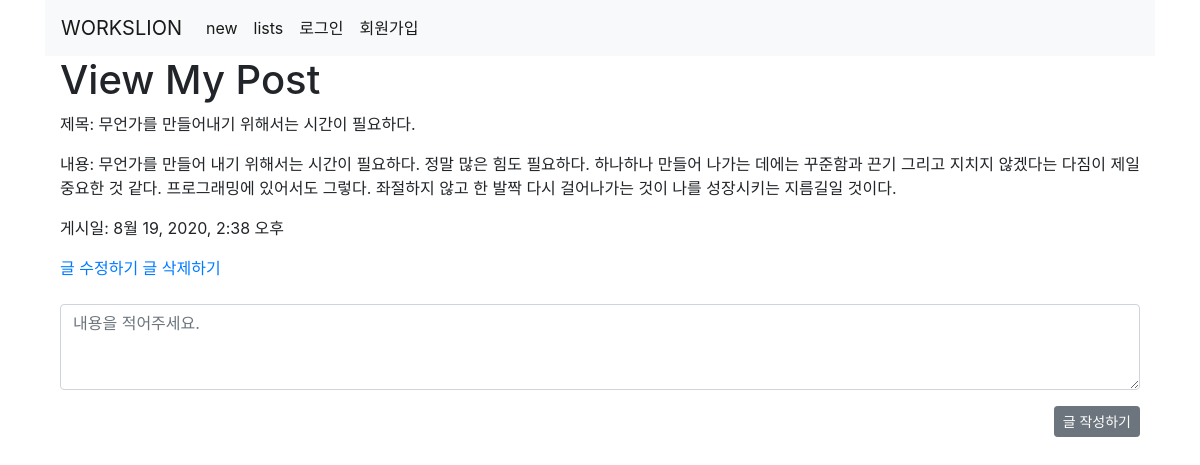
Before: /post/1/ with the older database file.
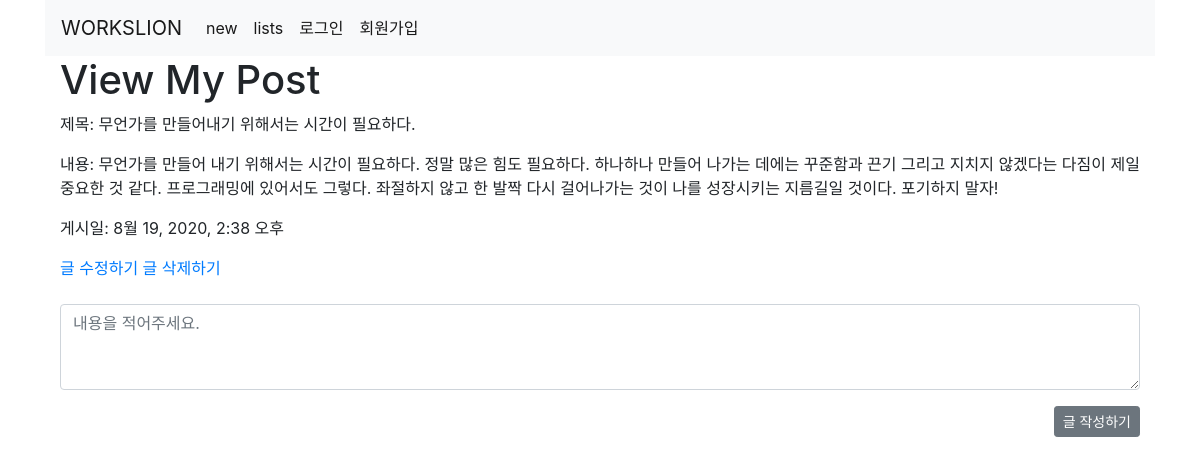
After: the same page with the newer database file.
### post/models.py (models this page shows, shortened)
class Post(models.Model):
    title = models.CharField(max_length=100)
    content = models.TextField()
    post_active = models.BooleanField(default=False)
    created_at = models.DateTimeField(auto_now_add=True)

### post/views.py (the view)
# urls.py: path('<int:post_id>/', views.detail, name='detail'),
def detail(request, post_id):
    post = Post.objects.get(id=post_id)
    comment = Comment.objects.filter(post=post_id)
    context = {
        'post' : post,
        'comment' : comment
    }
    return render(request, 'detail.html', context)

### post/templates/detail.html (shortened to what this page needs)
{% extends "base.html" %}
{% block content %}
<div class="container">
    <h1>View My Post</h1>
        <p>제목: {{ post.title }}</p>
        <p>내용: {{ post.content }}</p>
        <p>게시일: {{ post.created_at }}</p>
<a href="{% url 'post:edit' post.id %}">글 수정하기</a>
<a href="{% url 'post:delete' post.id %}">글 삭제하기</a>
</div>
<br>
<div class="container">
<form action="{% url 'post:commentcreate' post.id %}" method="POST">
    <div class="form-group">
        <textarea class="form-control" rows="3" placeholder="내용을 적어주세요." name="content"></textarea>
    </div>
    <button type="submit" class="btn btn-secondary btn-sm" style="float:right">글 작성하기</button>
</form>
</div>
<br>
<br>
<br>
{% endblock %}

Changed rows visible on the page:
changed Post "무언가를 만들어내기 위해서는 시간이 필요하다.": content "무언가를 만들어 내기 위해서는 시간이 필요하다. 정말 많은 힘도 필요하다. 하나하나 만들어 나가는 데에는 꾸준함과 끈기 그리고 지치지 않겠다는 다짐이 제일 중요한 것 같다. 프로그래밍에 있어서도 그렇다. 좌절하지 않고 한 발짝 다시 걸어나가는 것이 나를 성장시키는 지름길일 것이다." → "…나를 성장시키는 지름길일 것이다. 포기하지 말자!"
